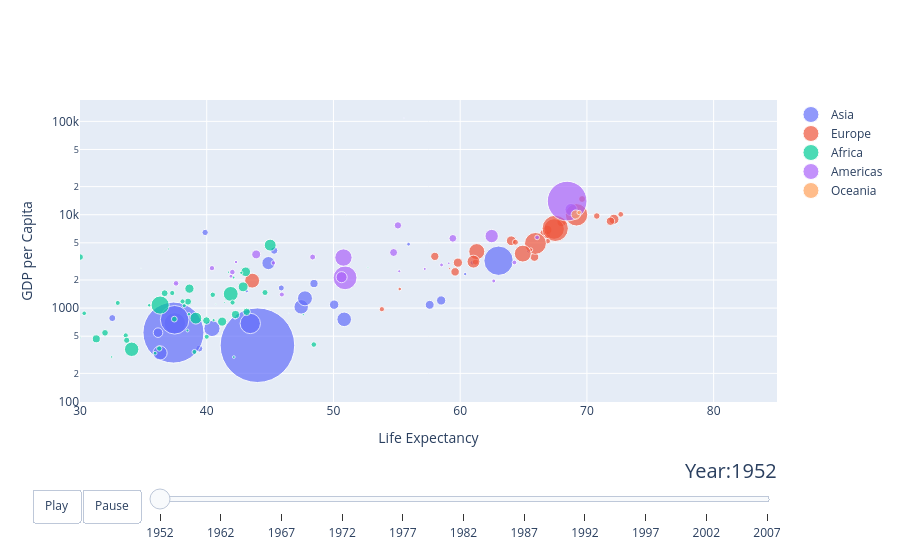

The code cell stored with this chart in its notebook:
### Code cell
#人口 GDP动画演变
import plotly.graph_objects as go

import pandas as pd

# url = "https://raw.githubusercontent.com/plotly/datasets/master/gapminderDataFiveYear.csv"
# dataset = pd.read_csv(url)
dataset = px.data.gapminder()

years = ["1952", "1962", "1967", "1972", "1977", "1982", "1987", "1992", "1997", "2002",
         "2007"]

# make list of continents
continents = []
for continent in dataset["continent"]:
    if continent not in continents:
        continents.append(continent)
# make figure
fig_dict = {
    "data": [],
    "layout": {},
    "frames": []
}

# fill in most of layout
fig_dict["layout"]["xaxis"] = {"range": [30, 85], "title": "Life Expectancy"}
fig_dict["layout"]["yaxis"] = {"title": "GDP per Capita", "type": "log"}
fig_dict["layout"]["hovermode"] = "closest"
fig_dict["layout"]["updatemenus"] = [
    {
        "buttons": [
            {
                "args": [None, {"frame": {"duration": 500, "redraw": False},
                                "fromcurrent": True, "transition": {"duration": 300,
                                                                    "easing": "quadratic-in-out"}}],
                "label": "Play",
                "method": "animate"
            },
            {
                "args": [[None], {"frame": {"duration": 0, "redraw": False},
                                  "mode": "immediate",
                                  "transition": {"duration": 0}}],
                "label": "Pause",
                "method": "animate"
            }
        ],
        "direction": "left",
        "pad": {"r": 10, "t": 87},
        "showactive": False,
        "type": "buttons",
        "x": 0.1,
        "xanchor": "right",
        "y": 0,
        "yanchor": "top"
    }
]

sliders_dict = {
    "active": 0,
    "yanchor": "top",
    "xanchor": "left",
    "currentvalue": {
        "font": {"size": 20},
        "prefix": "Year:",
        "visible": True,
        "xanchor": "right"
    },
    "transition": {"duration": 300, "easing": "cubic-in-out"},
    "pad": {"b": 10, "t": 50},
    "len": 0.9,
    "x": 0.1,
    "y": 0,
    "steps": []
}

# make data
year = 1952
for continent in continents:
    dataset_by_year = dataset[dataset["year"] == year]
    dataset_by_year_and_cont = dataset_by_year[
        dataset_by_year["continent"] == continent]

    data_dict = {
        "x": list(dataset_by_year_and_cont["lifeExp"]),
        "y": list(dataset_by_year_and_cont["gdpPercap"]),
        "mode": "markers",
        "text": list(dataset_by_year_and_cont["country"]),
        "marker": {
            "sizemode": "area",
            "sizeref": 200000,
            "size": list(dataset_by_year_and_cont["pop"])
        },
        "name": continent
    }
    fig_dict["data"].append(data_dict)

# make frames
for year in years:
    frame = {"data": [], "name": str(year)}
    for continent in continents:
        dataset_by_year = dataset[dataset["year"] == int(year)]
        dataset_by_year_and_cont = dataset_by_year[
            dataset_by_year["continent"] == continent]

        data_dict = {
            "x": list(dataset_by_year_and_cont["lifeExp"]),
            "y": list(dataset_by_year_and_cont["gdpPercap"]),
            "mode": "markers",
            "text": list(dataset_by_year_and_cont["country"]),
            "marker": {
                "sizemode": "area",
                "sizeref": 200000,
                "size": list(dataset_by_year_and_cont["pop"])
            },
            "name": continent
        }
        frame["data"].append(data_dict)

    fig_dict["frames"].append(frame)
    slider_step = {"args": [
        [year],
        {"frame": {"duration": 300, "redraw": False},
         "mode": "immediate",
         "transition": {"duration": 300}}
    ],
        "label": year,
        "method": "animate"}
    sliders_dict["steps"].append(slider_step)


fig_dict["layout"]["sliders"] = [sliders_dict]

fig = go.Figure(fig_dict)

fig.show()

### Figure 1 — Plotly figure (JSON) as saved in the notebook; plotly's stock layout.template omitted (floating-point values rounded to 4 significant figures)
{"data": [{"marker": {"size": [8425333, 120447, 46886859, 4693836, 556263527, 2125900, 372000000, 82052000, 17272000, 5441766, 1620914, 86459025, 607914, 8865488, 20947571, 160000, 1439529, 6748378, 800663, 20092996, 9182536, 507833, 41346560, 22438691, 4005677, 1127000, 7982342, 3661549, 8550362, 21289402, 26246839, 1030585, 4963829], "sizemode": "area", "sizeref": 200000}, "mode": "markers", "name": "Asia", "text": ["Afghanistan", "Bahrain", "Bangladesh", "Cambodia", "China", "Hong Kong, China", "India", "Indonesia", "Iran", "Iraq", "Israel", "Japan", "Jordan", "Korea, Dem. Rep.", "Korea, Rep.", "Kuwait", "Lebanon", "Malaysia", "Mongolia", "Myanmar", "Nepal", "Oman", "Pakistan", "Philippines", "Saudi Arabia", "Singapore", "Sri Lanka", "Syria", "Taiwan", "Thailand", "Vietnam", "West Bank and Gaza", "Yemen, Rep."], "type": "scatter", "x": [28.8, 50.94, 37.48, 39.42, 44, 60.96, 37.37, 37.47, 44.87, 45.32, 65.39, 63.03, 43.16, 50.06, 47.45, 55.56, 55.93, 48.46, 42.24, 36.32, 36.16, 37.58, 43.44, 47.75, 39.88, 60.4, 57.59, 45.88, 58.5, 50.85, 40.41, 43.16, 32.55], "y": [779.4, 9867.0, 684.2, 368.5, 400.4, 3054.0, 546.6, 749.7, 3035.0, 4130.0, 4087.0, 3217.0, 1547.0, 1088.0, 1031.0, 108400.0, 4835.0, 1831.0, 786.6, 331, 545.9, 1828.0, 684.6, 1273.0, 6460.0, 2315.0, 1084.0, 1643.0, 1207.0, 757.8, 605.1, 1516.0, 781.7]}, {"marker": {"size": [1282697, 6927772, 8730405, 2791000, 7274900, 3882229, 9125183, 4334000, 4090500, 42459667, 69145952, 7733250, 9504000, 147962, 2952156, 47666000, 413834, 10381988, 3327728, 25730551, 8526050, 16630000, 6860147, 3558137, 1489518, 28549870, 7124673, 4815000, 22235677, 50430000], "sizemode": "area", "sizeref": 200000}, "mode": "markers", "name": "Europe", "text": ["Albania", "Austria", "Belgium", "Bosnia and Herzegovina", "Bulgaria", "Croatia", "Czech Republic", "Denmark", "Finland", "France", "Germany", "Greece", "Hungary", "Iceland", "Ireland", "Italy", "Montenegro", "Netherlands", "Norway", "Poland", "Portugal", "Romania", "Serbia", "Slovak Republic", "Slovenia", "Spain", "Sweden", "Switzerland", "Turkey", "United Kingdom"], "type": "scatter", "x": [55.23, 66.8, 68, 53.82, 59.6, 61.21, 66.87, 70.78, 66.55, 67.41, 67.5, 65.86, 64.03, 72.49, 66.91, 65.94, 59.16, 72.13, 72.67, 61.31, 59.82, 61.05, 58.0, 64.36, 65.57, 64.94, 71.86, 69.62, 43.59, 69.18], "y": [1601.0, 6137.0, 8343.0, 973.5, 2444.0, 3119.0, 6876.0, 9692.0, 6425.0, 7030.0, 7144.0, 3531.0, 5264.0, 7268.0, 5210.0, 4931.0, 2648.0, 8942.0, 10100.0, 4029.0, 3068.0, 3145.0, 3581.0, 5075.0, 4215.0, 3834.0, 8528.0, 14730.0, 1969.0, 9980.0]}, {"marker": {"size": [9279525, 4232095, 1738315, 442308, 4469979, 2445618, 5009067, 1291695, 2682462, 153936, 14100005, 854885, 2977019, 63149, 22223309, 216964, 1438760, 20860941, 420702, 284320, 5581001, 2664249, 580653, 6464046, 748747, 863308, 1019729, 4762912, 2917802, 3838168, 1022556, 516556, 9939217, 6446316, 485831, 3379468, 33119096, 257700, 2534927, 60011, 2755589, 2143249, 2526994, 14264935, 8504667, 290243, 8322925, 1219113, 3647735, 5824797, 2672000, 3080907], "sizemode": "area", "sizeref": 200000}, "mode": "markers", "name": "Africa", "text": ["Algeria", "Angola", "Benin", "Botswana", "Burkina Faso", "Burundi", "Cameroon", "Central African Republic", "Chad", "Comoros", "Congo, Dem. Rep.", "Congo, Rep.", "Cote d'Ivoire", "Djibouti", "Egypt", "Equatorial Guinea", "Eritrea", "Ethiopia", "Gabon", "Gambia", "Ghana", "Guinea", "Guinea-Bissau", "Kenya", "Lesotho", "Liberia", "Libya", "Madagascar", "Malawi", "Mali", "Mauritania", "Mauritius", "Morocco", "Mozambique", "Namibia", "Niger", "Nigeria", "Reunion", "Rwanda", "Sao Tome and Principe", "Senegal", "Sierra Leone", "Somalia", "South Africa", "Sudan", "Swaziland", "Tanzania", "Togo", "Tunisia", "Uganda", "Zambia", "Zimbabwe"], "type": "scatter", "x": [43.08, 30.02, 38.22, 47.62, 31.98, 39.03, 38.52, 35.46, 38.09, 40.72, 39.14, 42.11, 40.48, 34.81, 41.89, 34.48, 35.93, 34.08, 37.0, 30, 43.15, 33.61, 32.5, 42.27, 42.14, 38.48, 42.72, 36.68, 36.26, 33.69, 40.54, 50.99, 42.87, 31.29, 41.73, 37.44, 36.32, 52.72, 40, 46.47, 37.28, 30.33, 32.98, 45.01, 38.63, 41.41, 41.22, 38.6, 44.6, 39.98, 42.04, 48.45], "y": [2449.0, 3521.0, 1063.0, 851.2, 543.3, 339.3, 1173.0, 1071.0, 1179.0, 1103.0, 780.5, 2126.0, 1389.0, 2670.0, 1419.0, 375.6, 328.9, 362.1, 4293.0, 485.2, 911.3, 510.2, 299.9, 853.5, 298.8, 575.6, 2388.0, 1443.0, 369.2, 452.3, 743.1, 1968.0, 1688.0, 468.5, 2424.0, 761.9, 1077.0, 2719.0, 493.3, 879.6, 1450.0, 879.8, 1136.0, 4725.0, 1616.0, 1148.0, 716.7, 859.8, 1468.0, 734.8, 1147.0, 406.9]}, {"marker": {"size": [17876956, 2883315, 56602560, 14785584, 6377619, 12350771, 926317, 6007797, 2491346, 3548753, 2042865, 3146381, 3201488, 1517453, 1426095, 30144317, 1165790, 940080, 1555876, 8025700, 2227000, 662850, 157553000, 2252965, 5439568], "sizemode": "area", "sizeref": 200000}, "mode": "markers", "name": "Americas", "text": ["Argentina", "Bolivia", "Brazil", "Canada", "Chile", "Colombia", "Costa Rica", "Cuba", "Dominican Republic", "Ecuador", "El Salvador", "Guatemala", "Haiti", "Honduras", "Jamaica", "Mexico", "Nicaragua", "Panama", "Paraguay", "Peru", "Puerto Rico", "Trinidad and Tobago", "United States", "Uruguay", "Venezuela"], "type": "scatter", "x": [62.48, 40.41, 50.92, 68.75, 54.74, 50.64, 57.21, 59.42, 45.93, 48.36, 45.26, 42.02, 37.58, 41.91, 58.53, 50.79, 42.31, 55.19, 62.65, 43.9, 64.28, 59.1, 68.44, 66.07, 55.09], "y": [5911.0, 2677.0, 2109.0, 11370.0, 3940.0, 2144.0, 2627.0, 5587.0, 1398.0, 3522.0, 3048.0, 2428.0, 1840.0, 2195.0, 2899.0, 3478.0, 3112.0, 2480.0, 1952.0, 3759.0, 3082.0, 3023.0, 13990.0, 5717.0, 7690.0]}, {"marker": {"size": [8691212, 1994794], "sizemode": "area", "sizeref": 200000}, "mode": "markers", "name": "Oceania", "text": ["Australia", "New Zealand"], "type": "scatter", "x": [69.12, 69.39], "y": [10040.0, 10560.0]}], "layout": {"hovermode": "closest", "sliders": [{"active": 0, "currentvalue": {"font": {"size": 20}, "prefix": "Year:", "visible": true, "xanchor": "right"}, "len": 0.9, "pad": {"b": 10, "t": 50}, "steps": [{"args": [["1952"], {"frame": {"duration": 300, "redraw": false}, "mode": "immediate", "transition": {"duration": 300}}], "label": "1952", "method": "animate"}, {"args": [["1962"], {"frame": {"duration": 300, "redraw": false}, "mode": "immediate", "transition": {"duration": 300}}], "label": "1962", "method": "animate"}, {"args": [["1967"], {"frame": {"duration": 300, "redraw": false}, "mode": "immediate", "transition": {"duration": 300}}], "label": "1967", "method": "animate"}, {"args": [["1972"], {"frame": {"duration": 300, "redraw": false}, "mode": "immediate", "transition": {"duration": 300}}], "label": "1972", "method": "animate"}, {"args": [["1977"], {"frame": {"duration": 300, "redraw": false}, "mode": "immediate", "transition": {"duration": 300}}], "label": "1977", "method": "animate"}, {"args": [["1982"], {"frame": {"duration": 300, "redraw": false}, "mode": "immediate", "transition": {"duration": 300}}], "label": "1982", "method": "animate"}, {"args": [["1987"], {"frame": {"duration": 300, "redraw": false}, "mode": "immediate", "transition": {"duration": 300}}], "label": "1987", "method": "animate"}, {"args": [["1992"], {"frame": {"duration": 300, "redraw": false}, "mode": "immediate", "transition": {"duration": 300}}], "label": "1992", "method": "animate"}, {"args": [["1997"], {"frame": {"duration": 300, "redraw": false}, "mode": "immediate", "transition": {"duration": 300}}], "label": "1997", "method": "animate"}, {"args": [["2002"], {"frame": {"duration": 300, "redraw": false}, "mode": "immediate", "transition": {"duration": 300}}], "label": "2002", "method": "animate"}, {"args": [["2007"], {"frame": {"duration": 300, "redraw": false}, "mode": "immediate", "transition": {"duration": 300}}], "label": "2007", "method": "animate"}], "transition": {"duration": 300, "easing": "cubic-in-out"}, "x": 0.1, "xanchor": "left", "y": 0, "yanchor": "top"}], "updatemenus": [{"buttons": [{"args": [null, {"frame": {"duration": 500, "redraw": false}, "fromcurrent": true, "transition": {"duration": 300, "easing": "quadratic-in-out"}}], "label": "Play", "method": "animate"}, {"args": [[null], {"frame": {"duration": 0, "redraw": false}, "mode": "immediate", "transition": {"duration": 0}}], "label": "Pause", "method": "animate"}], "direction": "left", "pad": {"r": 10, "t": 87}, "showactive": false, "type": "buttons", "x": 0.1, "xanchor": "right", "y": 0, "yanchor": "top"}], "xaxis": {"range": [30, 85], "title": {"text": "Life Expectancy"}}, "yaxis": {"title": {"text": "GDP per Capita"}, "type": "log"}}}
